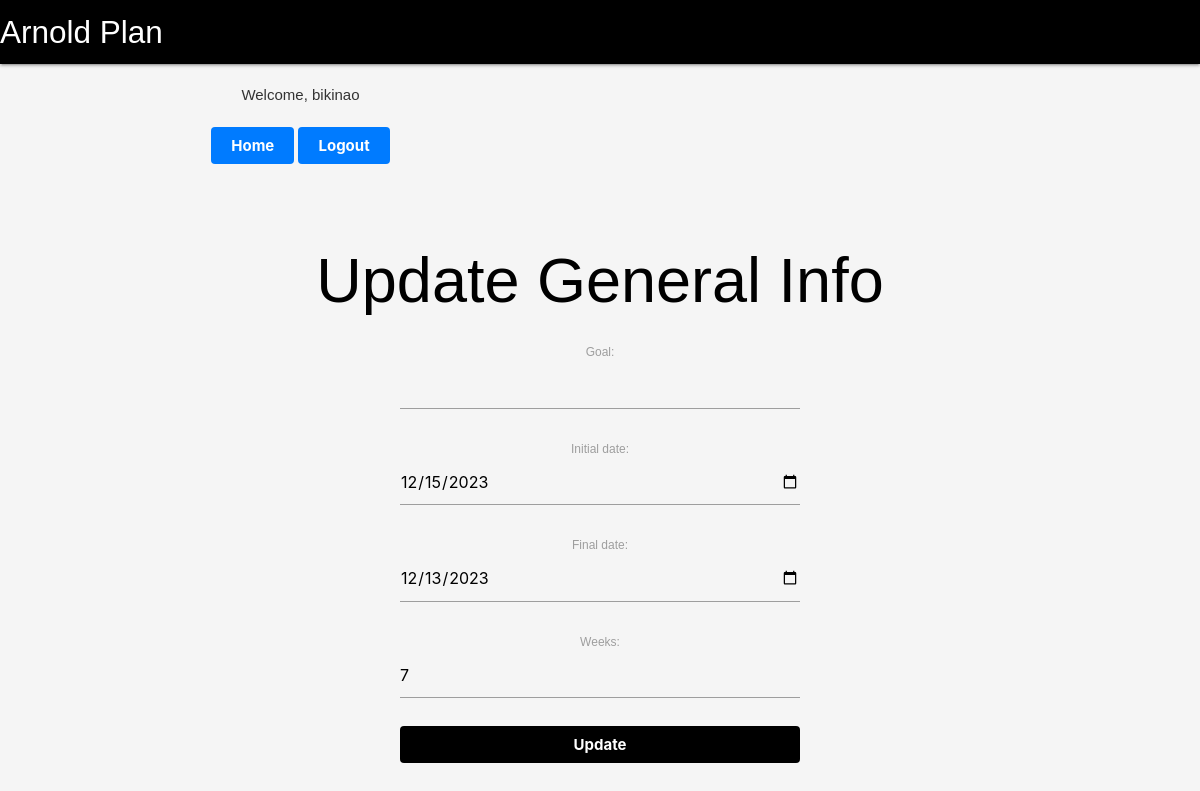
Screenshot of /general_info/21/update/ (signed in) with the database file from the repository.
### general_info/models.py (models this page shows)
class GeneralInfo(models.Model):
    macros_planner = models.OneToOneField(MacrosPlanner, on_delete=models.CASCADE, default=None)
    goal = models.CharField(max_length=100, blank=True)
    initial_date = models.DateField()
    final_date = models.DateField()
    weeks = models.IntegerField(default=1, validators=[MinValueValidator(1)])

### general_info/views.py (the view)
# urls.py: path('general_info/<int:pk>/update/', views.general_info_update, name='general_info_update'),
@login_required
def general_info_update(request, pk):
    general_info = get_object_or_404(GeneralInfo, pk=pk)
    if request.method == 'POST':
        form = GeneralInfoForm(request.POST, instance=general_info)
        if form.is_valid():
            general_info = form.save()
            return redirect('general_info:general_info_details', pk=general_info.pk)
    else:
        form = GeneralInfoForm(instance=general_info)
    return render(request, 'general_info/general_info_update.html', {'form': form, 'general_info': general_info})

### general_info/forms.py
class GeneralInfoForm(forms.ModelForm):
    initial_date = forms.DateField(widget=forms.DateInput(attrs={'type': 'date'}))
    final_date = forms.DateField(widget=forms.DateInput(attrs={'type': 'date'}))
    class Meta:
        model = GeneralInfo
        fields = ('goal', 'initial_date', 'final_date', 'weeks')

### general_info/templates/general_info/general_info_update.html (shortened to what this page needs)
{% extends 'home.html' %}
{% block content %}
  <h1 style="text-align: center; color: #000000;">Update General Info</h1>
  <form method="post" style="max-width: 400px; margin: 0 auto; text-align: center;" autocomplete="off">
      {{ form.as_p }}
      <button type="submit" style="display: block; width: 100%; padding: 10px; background-color: black; color: white; border: none; border-radius: 4px; cursor: pointer; margin-top: 10px;">Update</button>
  </form>
{% endblock %}

### templates/home.html (shortened to what this page needs)
<!DOCTYPE html>
<html>
    <head>
  </head>
  <body>
    {% load static %}
    <link rel="stylesheet" type="text/css" href="{% static 'css/style.css' %}">
    <body>
    <link rel="stylesheet" href="https://cdnjs.cloudflare.com/ajax/libs/materialize/1.0.0/css/materialize.min.css">
        <nav>
            <div class="nav-wrapper"style="background-color: black">
              <a href="#" class="brand-logo">Arnold Plan</a>
            </div>
          </nav>
          <div class="container text-dark mt-5">
            <div class="row justify-content-md-center">
              <div class="col md-5 p-3">
                {% if user.is_authenticated%}
                <p>Welcome, {{user.username}}</p>
                <button onclick="window.location.href='{% url 'dashboard' %}'" class="button">Home</button>
                <button onclick="window.location.href='{% url 'account_logout' %}'" class="button">Logout</button>
                {%else%}
                <button class="button"><a href="http://127.0.0.1:8000/accounts/login/">Login</a></button>
                <button class="button"><a href="http://127.0.0.1:8000/accounts/signup/">Sign Up</a></button>
                {%endif%}
              </div>
            </div>
          </div>
          <main>
            {% block content %}{% endblock %}
        </main>
    </body>
</html>

### profile_/static/css/style.css (style rules this page uses)
body, h1, h2, h3, p, ul, li { margin: 0; padding: 0; }
body { font-family: Arial, sans-serif; background-color: #f5f5f5; color: #333; }
.container { max-width: 1200px; margin: 0 auto; padding: 20px; }
h1, h2, h3 { color: #007BFF; }
h1 { font-size: 36px; }
p { margin-bottom: 20px; }
button { display: inline-block; padding: 10px 20px; font-size: 16px; font-weight: bold; text-align: center; text-decoration: none; border: none; border-radius: 4px; cursor: pointer; transition: background-color 0.3s; color: white; background-color: #007BFF; }

### templates/home.html (style rules this page uses)
p { text-align: center; }

### rows the page displays
GeneralInfo: initial_date "12/15/2023", final_date "12/13/2023", weeks "7"

### other values shown
{{ user.username }} "bikinao"
